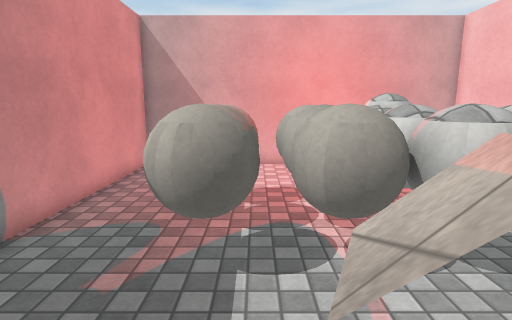
View 1 (above)

15 first-person views from a walk through a Unity game level. The camera is 1.5 m above the floor, tilts 10° down and sees 80° across. The floor is counted in squares, 0.5 m on a side. Each view is taken from the middle of a square. On the plan, view 1 faces up. The plan holds only what a view shows up to about 20 squares ahead; the rest is blank. The place goes on beyond the plan. Surface patterns are stand-ins for the level's own textures.

View 2
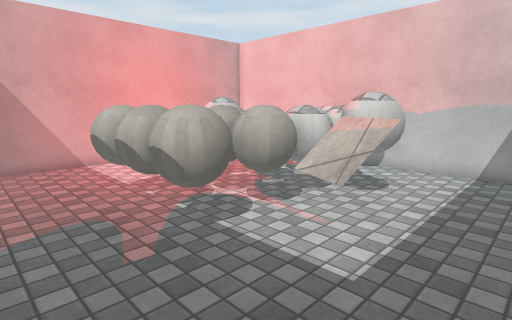

View 3
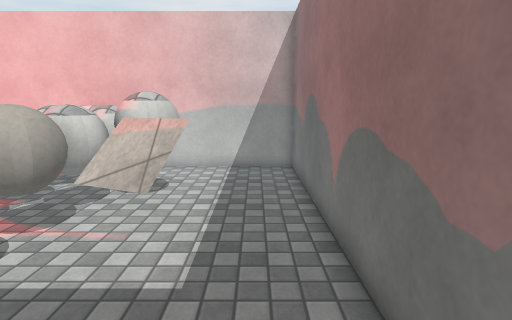

View 4
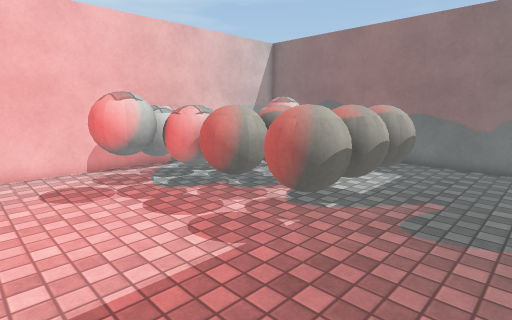

View 5
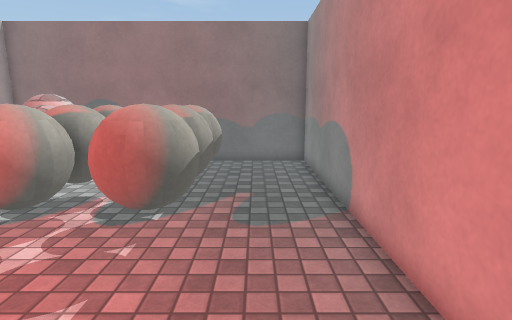

View 6
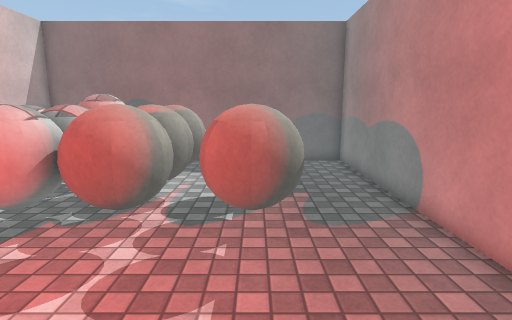

View 7
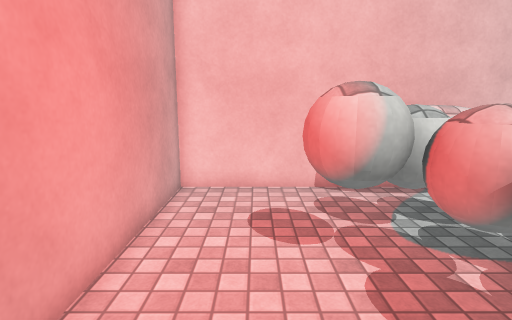

View 8
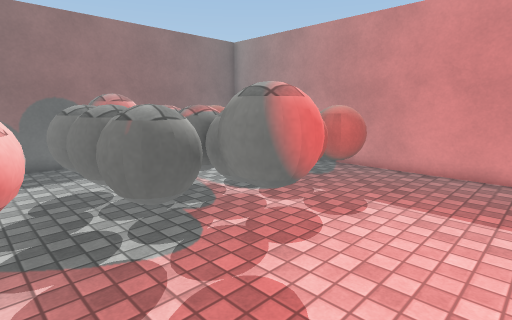

View 9
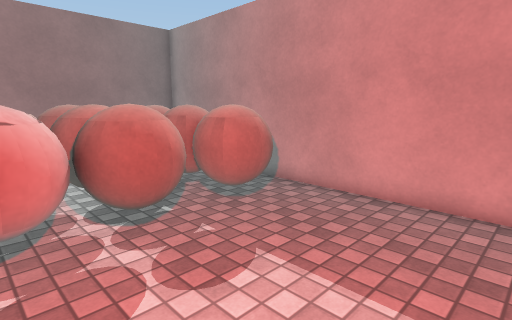

View 10
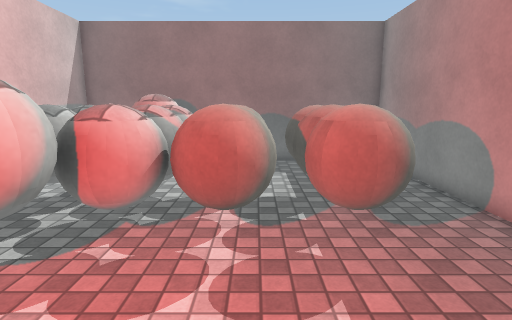

View 11
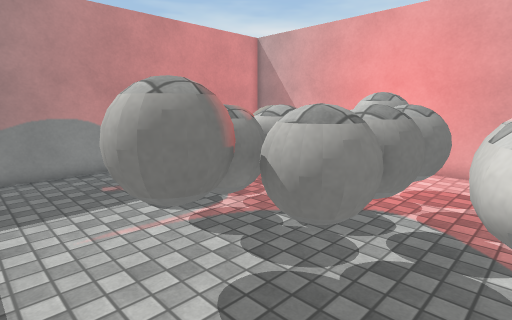

View 12
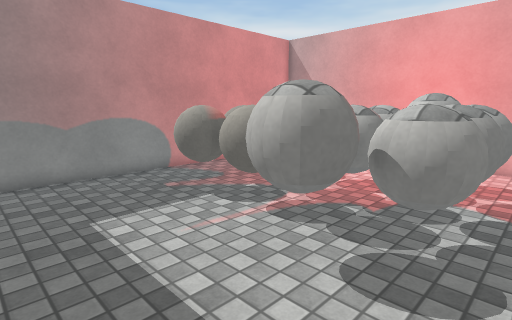

View 13
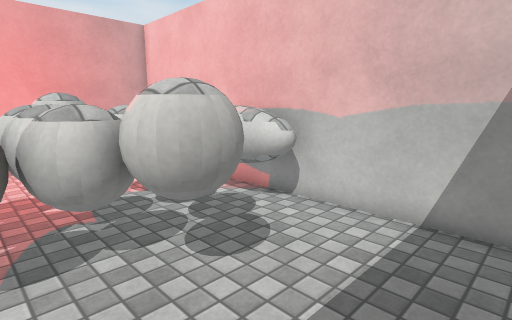

View 14
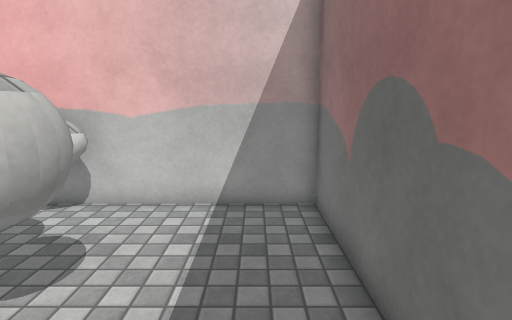

View 15
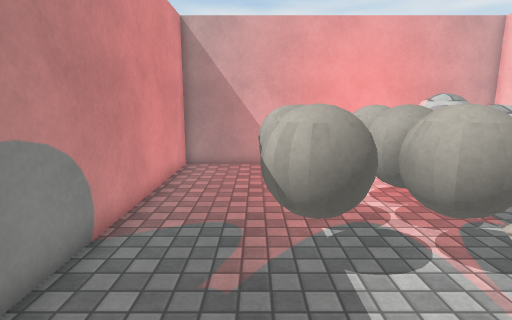

### Floor plan
Points are (right, up) in squares from view 1. A wall is a line through its corners. A room is listed if a view was taken in it or the views show most of it. See-through windows are left out.
Room 1 (views 1, 2, 3, 4, 5, 6, 7, 8, 9, 10, 11, 12, 13, 14, 15)
walls: (8.1, 8) (8.3, 9); (8.2, 8.7) (8.5, 9.6); (8.3, 5.6) (8.2, 6.5); (8.4, 6) (8.3, 6.7); (8.4, 9.4) (8.7, 9.8); (8.7, 4.7) (8.3, 5.2); (8.8, 4.9) (8.5, 5.4); (9.1, 4.5) (8.6, 4.7) (8.2, 5.9); (-5.7, -1.8) (10.2, -1.8) (10.2, 15.8) (-5.7, 15.8) (-5.7, -1.8)
objects: ball (-2, 4) to (0, 6); ball (-2, 7) to (0, 8); ball (-2, 9) to (0, 10); ball (1, 4) to (3, 6); ball (1, 7) to (2, 8); ball (1, 9) to (3, 10); ball (3, 4) to (5, 6); ball (3, 7) to (5, 8); ball (3, 9) to (5, 10); ball (4, 2) to (6, 4); ball (4, 10) to (6, 12); ball (6, 4) to (7, 6); ball (6, 7) to (7, 8); ball (6, 9) to (7, 10)

Positions as (right, up) in squares from view 1, and headings:
1: (0, 0), facing up
2: (-5, -1), facing up-right
3: (-5, 0), facing right
4: (-5, 15), facing down-right
5: (-3, 15), facing down
6: (-1, 15), facing down
7: (-1, 13), facing right
8: (9, 15), facing down-left
9: (4, 15), facing down-left
10: (1, 15), facing down
11: (9, 1), facing up-left
12: (8, -1), facing up-left
13: (2, -1), facing up-right
14: (1, 0), facing right
15: (-2, 0), facing up
